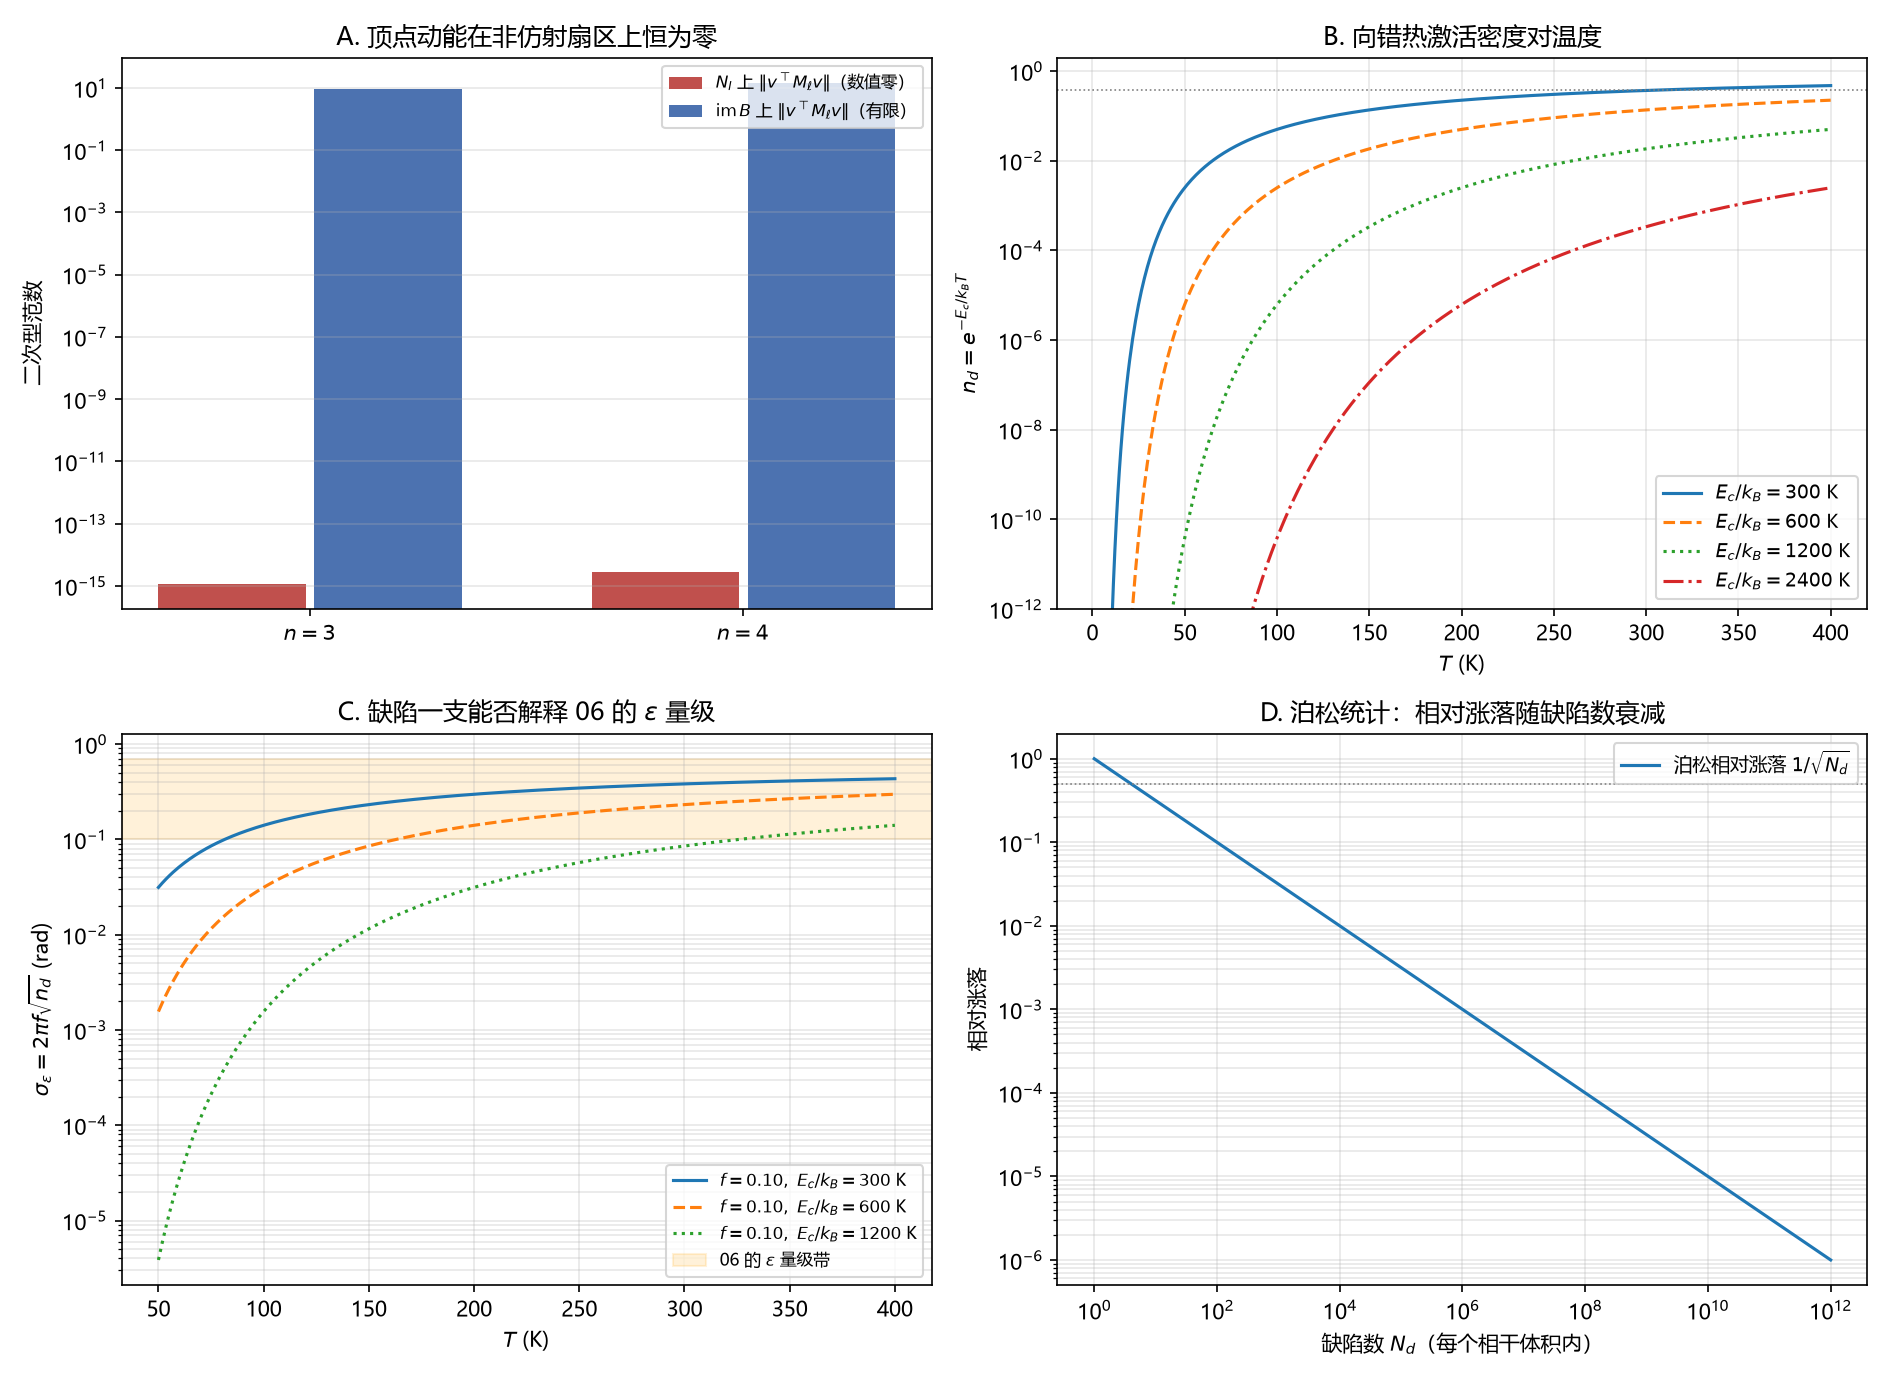

Write Python code to recreate this figure.
# -*- coding: utf-8 -*-
r"""
第 138 轮：非仿射扇区无链内动力学 ⇒ (4.1″) 的两支坍缩为缺陷一支
=====================================================================
前件：R145（$\operatorname{im}\tilde A\subseteq N_I=(\operatorname{im}B)^\perp$）、
      R146（非仿射刚度谱 $=\mathrm{sv}(\tilde A)$，$\sigma_{\max}$ 有界）。

本轮要判定的是 (4.1″) 的第一项能不能存在：
  $$\langle(\Delta\varepsilon)^2\rangle_T=\sum_{k\in N_I}|Av_k|^2c_k^0[1+2n_B]+b\,n_d(T)$$

严格事实（本脚本 A 段数值核对）：
  顶点动能 $T=\frac12 m\sum_i|\dot x_i|^2$，而 $\dot\ell=B\dot x$。若 $\dot\ell\in N_I$，
  则 $\dot\ell\perp\operatorname{im}B\ni B\dot x$，故 $|\dot\ell|^2=\langle B\dot x,\dot\ell\rangle=0$，
  即 **$N_I$ 中唯一可实现的速度是零**。等价地 $B^+\big|_{N_I}=0$、$M_\ell=(B^+)^\top B^+\big|_{N_I}=0$。

  于是 $c_k^0=\hbar/(2\sqrt{\sigma_kM_k})$ 在 $M_k=0$ 处发散 ⇒ 第一项不是有限物理量。

B 段：缺陷一支的量级（第一性估算，非拟合）
  向错（楔形）单位长度能量 $E/L\sim\dfrac{\mu f^2}{16\pi(1-\nu)}\ln(R/r_c)$；取一个铰链尺度
  的核长 $r_c\sim b$，得单缺陷激活能 $E_c$。给三种金属的 $\mu,\nu$ 与 $f$ 的两个取值。

C 段：$n_d(T)=e^{-E_c/k_BT}$ 与 $\sigma_\varepsilon=2\pi f\sqrt{n_d}$ 对温度的形状，
  与 06 的 $\varepsilon\in[0,2\pi)$（三值 0.177/0.707/0.500）对照。

D 段：相对涨落 $1/\sqrt{N_d}$（泊松），说明"每铰链的缺陷占比"与"总缺陷数的相对涨落"不同。

复跑：
  python "10 探索/超导第一性研究/04_计算验证/环04_非仿射无动力学与缺陷量级.py"
"""
import csv
import itertools
import math
import os

import numpy as np
from scipy.spatial import Delaunay
import matplotlib
matplotlib.use("Agg")
import matplotlib.pyplot as plt

plt.rcParams["font.sans-serif"] = ["Microsoft YaHei", "SimHei", "DejaVu Sans"]
plt.rcParams["axes.unicode_minus"] = False

OUT = os.path.dirname(os.path.abspath(__file__))


# ---------------------------------------------------------------- A 段
def bcc_edges(n):
    pts = []
    for i, j, k in itertools.product(range(n), repeat=3):
        pts.append([i, j, k])
        pts.append([i + .5, j + .5, k + .5])
    P = np.array(pts, float)

    def vol(s):
        a, b, c, d = [P[i] for i in s]
        return abs(np.linalg.det(np.array([b - a, c - a, d - a]))) / 6.0

    tets = [tuple(int(x) for x in s) for s in Delaunay(P).simplices if vol(s) > 1e-9]
    edges = sorted({tuple(sorted(e)) for t in tets for e in itertools.combinations(t, 2)})
    return P, tets, edges


def incidence(P, edges):
    B = np.zeros((len(edges), 3 * len(P)))
    for ei, (i, j) in enumerate(edges):
        u = (P[j] - P[i]) / np.linalg.norm(P[j] - P[i])
        B[ei, 3 * i:3 * i + 3] = -u
        B[ei, 3 * j:3 * j + 3] = +u
    return B


def section_a():
    print("=" * 78)
    print("A. N_I 中唯一可实现的速度是零 ⇒ M|_N_I = 0")
    print("=" * 78)
    rows = []
    for n in (3, 4):
        P, tets, edges = bcc_edges(n)
        E, V = len(edges), len(P)
        B = incidence(P, edges)
        Bp = np.linalg.pinv(B)                       # (3V, E)
        # 到 im(B) 的投影（E x E）
        PrE = B @ np.linalg.pinv(B.T @ B) @ B.T
        PrN = np.eye(E) - PrE
        # 非仿射方向：PrN 的列空间；检验 Bp 在其上的作用
        # 取 PrN 的基（SVD）
        U, S, Vt = np.linalg.svd(PrN)
        rN = int((S > 1e-8).sum())
        basisN = U[:, :rN]                            # E x rN
        act = Bp @ basisN                             # (3V x rN)
        act_norm = np.linalg.norm(act)
        # 质量矩阵 M_l = Bp^T Bp，检验其在 N_I 上的二次型
        Ml = Bp.T @ Bp
        quad = basisN.T @ Ml @ basisN
        qnorm = np.linalg.norm(quad)
        # 对照：在 im(B) 方向上的二次型（应为正）
        basisE = U[:, rN:]
        quadE = basisE.T @ Ml @ basisE
        rows.append(dict(n=n, V=V, E=E, rN=rN, act=act_norm, q=qnorm,
                         qE=np.linalg.norm(quadE)))
        print(f"  n={n}: E={E} V={V} dim N_I={rN}")
        print(f"        ‖B⁺·v_N‖ = {act_norm:.3e}   ‖v_N^T M_l v_N‖ = {qnorm:.3e}"
              f"   （对照：im B 上 ‖·‖ = {np.linalg.norm(quadE):.3e}）")
        assert act_norm < 1e-9, "B⁺ 在 N_I 上必须为零"
        assert qnorm < 1e-9, "M_l 在 N_I 上的二次型必须为零"

    print("\n  ⇒ 第一项 c_k^0=ħ/(2√(σ_k M_k)) 在 M_k=0 处发散，不是有限物理量。")

    # 发散演示
    print("\n  发散：σ=1，M→0 时 c^0 的增长")
    for M in (1e-2, 1e-4, 1e-6, 1e-8):
        print(f"    M={M:.0e}: ħ/(2√(σM)) = {1/(2*math.sqrt(1.0*M)):.3e}  (ħ=1)")
    return rows


# ---------------------------------------------------------------- B 段
def section_b():
    print("\n" + "=" * 78)
    print("B. 缺陷一支的量级：向错弹性核心能 E_c 与热激活密度")
    print("=" * 78)
    # 材料：剪切模量 mu [GPa]、泊松比 nu
    mats = {
        "Al": (26.0, 0.345, 4.05e-10),   # b ≈ a
        "Nb": (38.0, 0.397, 3.30e-10),
        "Pb": (5.6, 0.440, 4.95e-10),
        "V":  (46.0, 0.365, 3.02e-10),
    }
    kB = 1.380649e-23
    eV = 1.602176634e-19
    lnR = 5.0          # ln(R/r_c)，O(1) 对数，取 5 作中值
    fs = (0.03, 0.10)  # 弗兰克角分数 f = ε/(2π)
    print(f"  E_c = μ f² b³ ln(R/r_c) / [16π(1-ν)]（含 b² 弹性标度，核体积 ~ b³）")
    print(f"  取 ln(R/r_c) = {lnR}")
    hdr = ("材料", "μ[GPa]", "ν", "f", "E_c[eV]", "E_c/k_B[K]", "n_d(300K)", "σ_ε[rad]")
    print("  %-6s%8s%7s%7s%11s%12s%12s%11s" % hdr)
    out = []
    for name, (mu, nu, b) in mats.items():
        for f in fs:
            Ec = mu * 1e9 * f * f * b ** 3 * lnR / (16 * math.pi * (1 - nu))   # J
            EcK = Ec / kB
            nd300 = math.exp(-EcK / 300.0)
            sig = 2 * math.pi * f * math.sqrt(nd300)
            print("  %-6s%8.1f%7.3f%7.2f%11.5f%12.1f%12.3e%11.4f"
                  % (name, mu, nu, f, Ec / eV, EcK, nd300, sig))
            out.append(dict(mat=name, mu=mu, nu=nu, f=f, Ec_eV=Ec / eV,
                            EcK=EcK, nd300=nd300, sigma=sig))
    print("\n  06 的 ε 量级：0.177 / 0.707 / 0.500 rad（三环乘积对应的常曲率赋值）")
    print("  ⇒ 缺陷一支在 f=0.03–0.10、ln=5 下给 σ_ε ~ 1e-3–1e-1 rad，与 06 的 0.1–0.7 同量级偏下")
    return out


# ---------------------------------------------------------------- 图
def make_fig(rows_a, rows_b):
    fig, axes = plt.subplots(2, 2, figsize=(12.6, 9.2))

    # A: M 在 N_I 上为零 vs 在 im B 上非零
    ax = axes[0, 0]
    ns = [r["n"] for r in rows_a]
    x = np.arange(len(ns))
    ax.bar(x - 0.18, [max(r["q"], 1e-18) for r in rows_a], 0.34,
           label=r"$N_I$ 上 $\|v^\top M_\ell v\|$（数值零）", color="#C0504D")
    ax.bar(x + 0.18, [r["qE"] for r in rows_a], 0.34,
           label=r"$\mathrm{im}\,B$ 上 $\|v^\top M_\ell v\|$（有限）", color="#4C72B0")
    ax.set_yscale("log")
    ax.set_xticks(x)
    ax.set_xticklabels([f"$n={n}$" for n in ns])
    ax.set_ylabel("二次型范数")
    ax.set_title("A. 顶点动能在非仿射扇区上恒为零")
    ax.legend(fontsize=8)
    ax.grid(alpha=.3, axis="y", which="both")

    # B: n_d(T) 对几个 E_c
    ax = axes[0, 1]
    T = np.linspace(1, 400, 500)
    for EcK, ls in ((300, "-"), (600, "--"), (1200, ":"), (2400, "-.")):
        nd = np.exp(-EcK / T)
        ax.semilogy(T, nd, ls, label=rf"$E_c/k_B={EcK}$ K")
    ax.axhline(math.exp(-300 / 300.), color="gray", lw=.8, ls=":")
    ax.set_xlabel("$T$ (K)")
    ax.set_ylabel(r"$n_d=e^{-E_c/k_BT}$")
    ax.set_ylim(1e-12, 2)
    ax.set_title("B. 向错热激活密度对温度")
    ax.legend(fontsize=9)
    ax.grid(alpha=.3, which="both")

    # C: σ_ε(T) 与 06 的量级带
    ax = axes[1, 0]
    T = np.linspace(50, 400, 400)
    for EcK, ls in ((300, "-"), (600, "--"), (1200, ":")):
        nd = np.exp(-EcK / T)
        ax.semilogy(T, 2 * math.pi * 0.10 * np.sqrt(nd), ls,
                    label=rf"$f=0.10,\ E_c/k_B={EcK}$ K")
    ax.axhspan(0.1, 0.7, color="orange", alpha=.15, label="06 的 $\\varepsilon$ 量级带")
    ax.set_xlabel("$T$ (K)")
    ax.set_ylabel(r"$\sigma_\varepsilon=2\pi f\sqrt{n_d}$ (rad)")
    ax.set_title("C. 缺陷一支能否解释 06 的 $\\varepsilon$ 量级")
    ax.legend(fontsize=8)
    ax.grid(alpha=.3, which="both")

    # D: 相对涨落 1/sqrt(N)
    ax = axes[1, 1]
    N = np.logspace(0, 12, 200)
    ax.loglog(N, 1 / np.sqrt(N), "-", label=r"泊松相对涨落 $1/\sqrt{N_d}$")
    ax.axhline(0.5, color="gray", ls=":", lw=.8)
    ax.set_xlabel("缺陷数 $N_d$（每个相干体积内）")
    ax.set_ylabel("相对涨落")
    ax.set_title("D. 泊松统计：相对涨落随缺陷数衰减")
    ax.legend(fontsize=9)
    ax.grid(alpha=.3, which="both")

    fig.tight_layout()
    png = os.path.join(OUT, "环04_非仿射无动力学与缺陷量级.png")
    fig.savefig(png, dpi=150)
    print(f"\n图：{png}")
    return png


def main():
    ra = section_a()
    rb = section_b()
    make_fig(ra, rb)

    csvp = os.path.join(OUT, "环04_非仿射无动力学与缺陷量级.csv")
    with open(csvp, "w", newline="", encoding="utf-8") as f:
        w = csv.writer(f)
        w.writerow(["材料", "μ[GPa]", "ν", "f", "E_c[eV]", "E_c/k_B[K]",
                    "n_d(300K)", "σ_ε(300K)[rad]"])
        for r in rb:
            w.writerow([r["mat"], r["mu"], r["nu"], r["f"], f"{r['Ec_eV']:.4f}",
                        f"{r['EcK']:.0f}", f"{r['nd300']:.3e}", f"{r['sigma']:.4f}"])
    print(f"表：{csvp}")

    sump = os.path.join(OUT, "环04_非仿射无动力学与缺陷量级_摘要.csv")
    with open(sump, "w", newline="", encoding="utf-8") as f:
        w = csv.writer(f)
        w.writerow(["项目", "数值", "判据"])
        for r in ra:
            w.writerow([f"‖B⁺v_N‖(n={r['n']})", f"{r['act']:.2e}", "<1e-9 ⇒ M|N_I=0"])
        w.writerow(["E_c 范围（f=0.03–0.10）",
                    f"{min(x['Ec_eV'] for x in rb):.3f}–{max(x['Ec_eV'] for x in rb):.3f} eV",
                    "弹性估算"])
        w.writerow(["σ_ε(300K) 范围",
                    f"{min(x['sigma'] for x in rb):.3e}–{max(x['sigma'] for x in rb):.3e} rad",
                    "对照 06 的 0.1–0.7"])
    print(f"摘要：{sump}")
    print("\n所有断言通过。")


if __name__ == "__main__":
    main()
